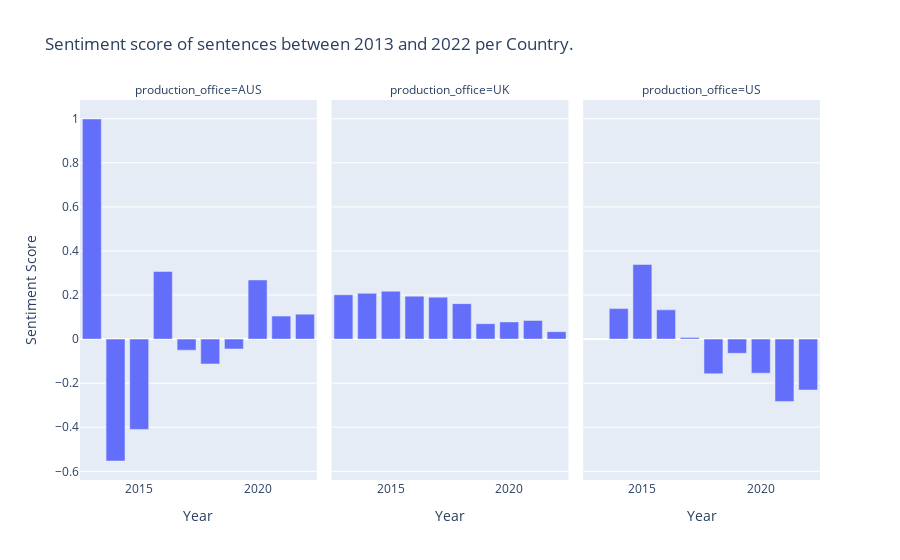

The notebook cell this image was saved under:
### Code cell
import plotly.express as px
#Horizontal bar chart
fig = px.bar(sentiments_topics_year, x="year", y="sentiment_score_1", facet_col="production_office", facet_col_wrap=3, 
        labels=dict(year="Year", sentiment_score_1="Sentiment Score"),
                title="Sentiment score of sentences between 2013 and 2022 per Country.")
fig.write_image("outputs/sentiment_per_year.png")
fig.show()

### Figure 1 — Plotly figure (JSON) as saved in the notebook; plotly's stock layout.template omitted (floating-point values rounded to 4 significant figures)
{"data": [{"alignmentgroup": "True", "hovertemplate": "production_office=AUS<br>Year=%{x}<br>Sentiment Score=%{y}<extra></extra>", "legendgroup": "", "marker": {"color": "#636efa", "pattern": {"shape": ""}}, "name": "", "offsetgroup": "", "orientation": "v", "showlegend": false, "textposition": "auto", "type": "bar", "x": [2013, 2014, 2015, 2016, 2017, 2018, 2019, 2020, 2021, 2022], "xaxis": "x", "y": [0.9989, -0.5532, -0.4097, 0.3071, -0.05028, -0.1127, -0.04478, 0.2684, 0.1044, 0.1133], "yaxis": "y"}, {"alignmentgroup": "True", "hovertemplate": "production_office=UK<br>Year=%{x}<br>Sentiment Score=%{y}<extra></extra>", "legendgroup": "", "marker": {"color": "#636efa", "pattern": {"shape": ""}}, "name": "", "offsetgroup": "", "orientation": "v", "showlegend": false, "textposition": "auto", "type": "bar", "x": [2013, 2014, 2015, 2016, 2017, 2018, 2019, 2020, 2021, 2022], "xaxis": "x2", "y": [0.201, 0.2076, 0.2173, 0.1949, 0.1902, 0.1609, 0.0699, 0.07794, 0.08446, 0.03368], "yaxis": "y2"}, {"alignmentgroup": "True", "hovertemplate": "production_office=US<br>Year=%{x}<br>Sentiment Score=%{y}<extra></extra>", "legendgroup": "", "marker": {"color": "#636efa", "pattern": {"shape": ""}}, "name": "", "offsetgroup": "", "orientation": "v", "showlegend": false, "textposition": "auto", "type": "bar", "x": [2014, 2015, 2016, 2017, 2018, 2019, 2020, 2021, 2022], "xaxis": "x3", "y": [0.1384, 0.3388, 0.1327, 0.007067, -0.1572, -0.06444, -0.1546, -0.2834, -0.231], "yaxis": "y3"}], "layout": {"annotations": [{"font": {}, "showarrow": false, "text": "production_office=AUS", "x": 0.16, "xanchor": "center", "xref": "paper", "y": 1, "yanchor": "bottom", "yref": "paper"}, {"font": {}, "showarrow": false, "text": "production_office=UK", "x": 0.5, "xanchor": "center", "xref": "paper", "y": 1, "yanchor": "bottom", "yref": "paper"}, {"font": {}, "showarrow": false, "text": "production_office=US", "x": 0.84, "xanchor": "center", "xref": "paper", "y": 1, "yanchor": "bottom", "yref": "paper"}], "barmode": "relative", "legend": {"tracegroupgap": 0}, "title": {"text": "Sentiment score of sentences between 2013 and 2022 per Country."}, "xaxis": {"anchor": "y", "domain": [0, 0.32], "title": {"text": "Year"}}, "xaxis2": {"anchor": "y2", "domain": [0.34, 0.66], "matches": "x", "title": {"text": "Year"}}, "xaxis3": {"anchor": "y3", "domain": [0.68, 1.0], "matches": "x", "title": {"text": "Year"}}, "yaxis": {"anchor": "x", "domain": [0, 1], "title": {"text": "Sentiment Score"}}, "yaxis2": {"anchor": "x2", "domain": [0, 1], "matches": "y", "showticklabels": false}, "yaxis3": {"anchor": "x3", "domain": [0, 1], "matches": "y", "showticklabels": false}}}
